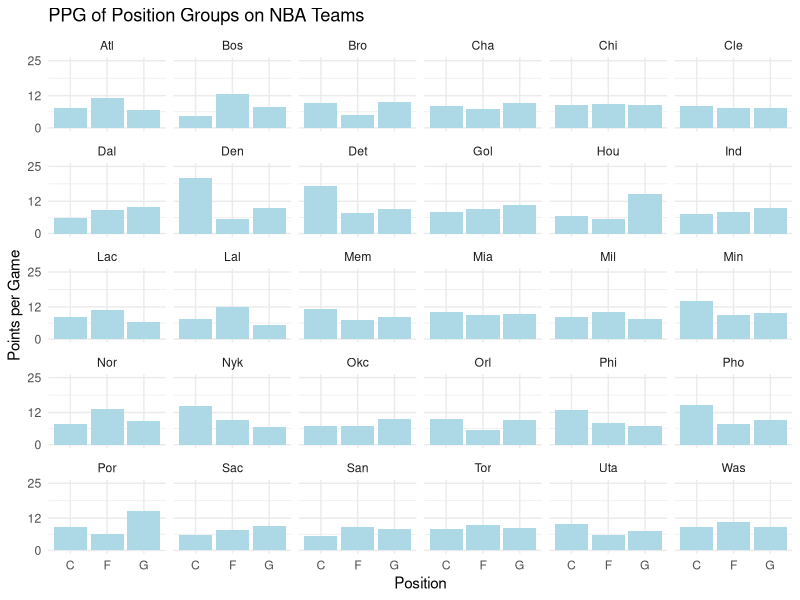
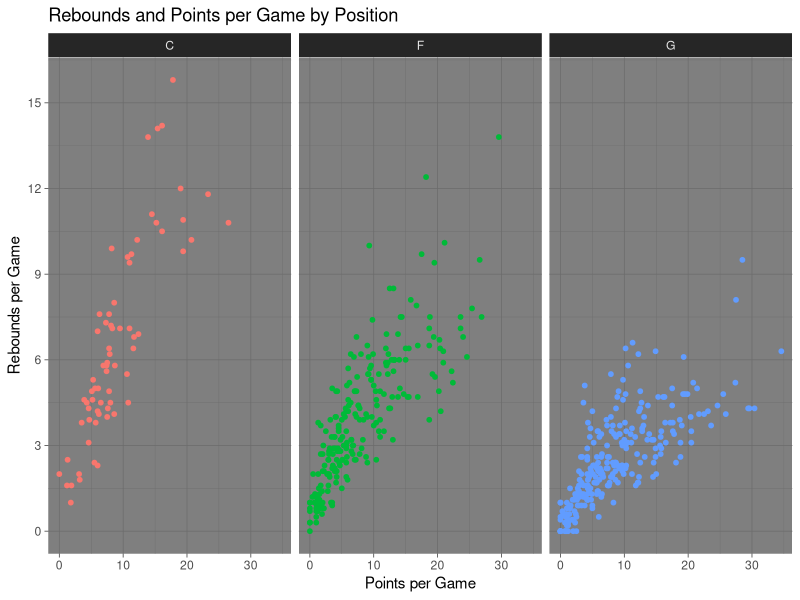
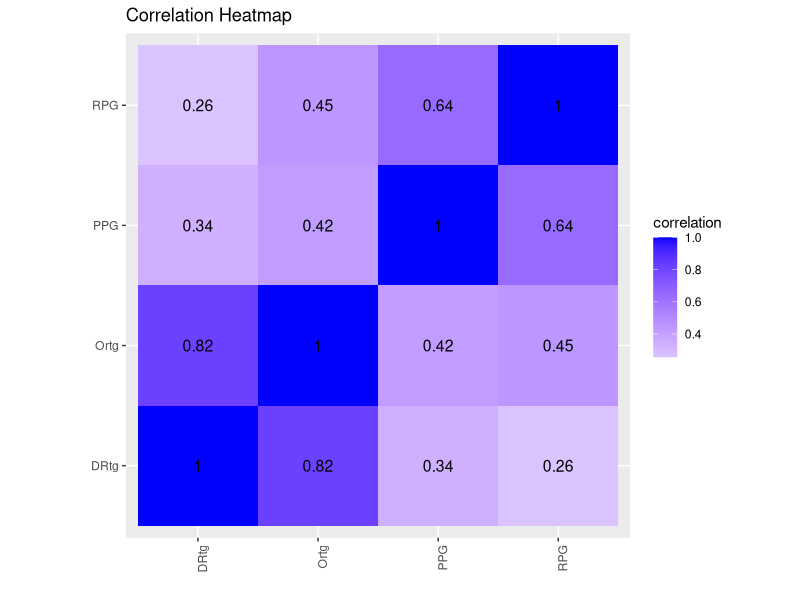
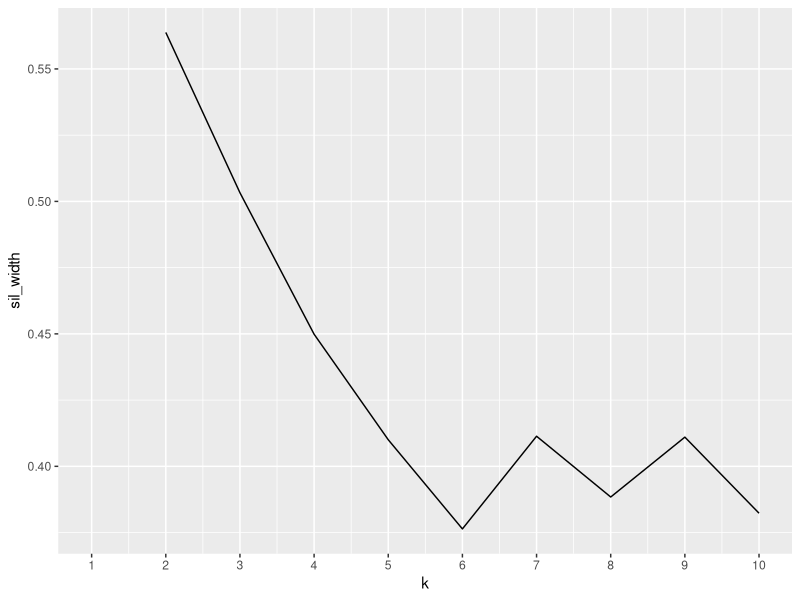
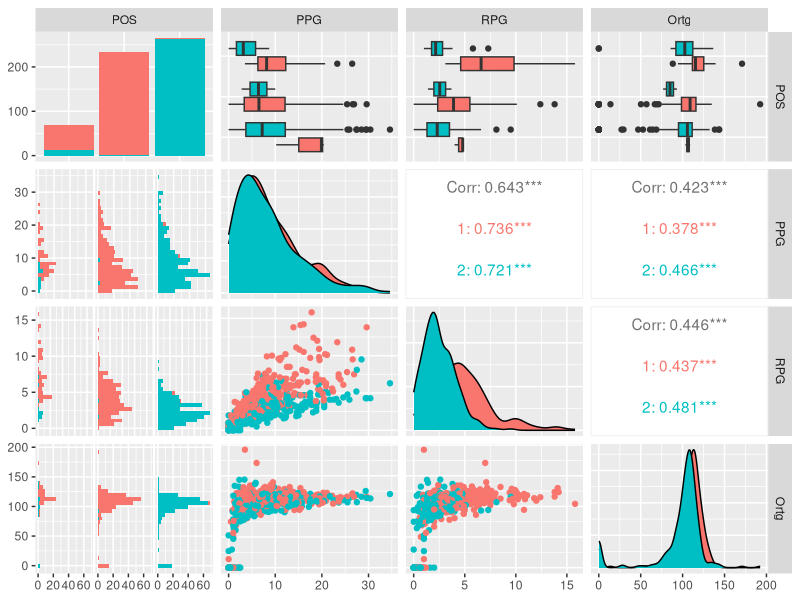

The R source for these figures, in order:
## ---- chunk 1
knitr::opts_chunk$set(echo = TRUE, eval = TRUE, fig.align = "center", warning = F, message = F,
tidy=TRUE, tidy.opts=list(width.cutoff=60), R.options=list(max.print=100))
## ---- chunk 2
library(tidyverse)
NBAstats <- read.csv("NBAstats.csv")
NBAadvancedstats <- read.csv("NBAadvancedstats.csv")
NBAstats <- as.data.frame(NBAstats)
NBAadvancedstats <- as.data.frame(NBAadvancedstats)
glimpse(NBAstats)
glimpse(NBAadvancedstats)
## ---- chunk 3
Stats <- NBAstats %>% full_join(NBAadvancedstats)
Stats <- Stats %>% na.omit()
glimpse(Stats)
## ---- chunk 4
Stats %>% summarize(n_distinct(POS), n_distinct(TEAM))
## ---- chunk 5
Stats %>% mutate(PPGandRPG = PPG+RPG) %>% group_by(POS) %>%
  summarize(mean = mean(PPGandRPG), sd=sd(PPGandRPG))
## ---- chunk 6
Stats %>% summarize(median(PPG))
Stats %>% filter(DRtg > median(DRtg)) %>% summarize(median(PPG))
## ---- chunk 7
Stats %>% group_by(POS,TEAM) %>% summarize(Rebounds = median(RPG)) %>% 
  arrange(-Rebounds)
Stats %>% group_by(POS,TEAM) %>% summarize(Points = median(PPG)) %>% 
  arrange(-Points)
Stats %>% group_by(POS,TEAM) %>% summarize(Offensive.Rating = median(Ortg)) %>% 
  arrange(-Offensive.Rating)
Stats %>% group_by(POS,TEAM) %>% summarize(Defensive.Rating = median(DRtg)) %>% 
  arrange(-Defensive.Rating)
## ---- chunk 8
Stats %>% group_by(POS) %>% summarize(mean(Ortg), mean(DRtg))
## ---- chunk 9
Stats %>% select_if(is.numeric) %>% cor()
## ---- chunk 10
Stats %>% group_by(POS,TEAM) %>% summarize(PPG = mean(PPG)) %>%
  ggplot(aes(POS, PPG)) + geom_bar(fill = "Light Blue", stat = "summary", fun.y= "mean") +
  facet_wrap(~TEAM) +
  scale_y_continuous(limits = c(0,25), breaks = c(0,12, 25)) +
  ggtitle("PPG of Position Groups on NBA Teams") +
  theme_minimal() + xlab("Position") + ylab("Points per Game")
## ---- chunk 11
Stats %>% ggplot(aes(PPG, RPG, color = POS)) + geom_point(size=1.3) +
  theme_dark() + ggtitle("Rebounds and Points per Game by Position") + facet_wrap(~POS) +
  theme(legend.position = "none") + xlab("Points per Game") + ylab("Rebounds per Game") +
  scale_y_continuous(breaks = c(0,3,6,9,12,15))
## ---- chunk 12
Stats %>% select_if(is.numeric) %>% cor()%>%as.data.frame%>%
  rownames_to_column%>%
  pivot_longer(-1,names_to="name",values_to="correlation")%>%
  ggplot(aes(rowname,name,fill=correlation))+
geom_tile()+
scale_fill_gradient2(low="red",mid="white",high="blue")+ 
geom_text(aes(label=round(correlation,2)),color = "black", size = 4)+ 
theme(axis.text.x = element_text(angle = 90, hjust = 1))+ 
coord_fixed() + xlab("") + ylab("") + ggtitle("Correlation Heatmap")
## ---- chunk 13
library(cluster)
library(GGally)
sil_width<-vector()
for(i in 2:10){
  pam_fit <- Stats%>%pam(i)
  sil_width[i] <- pam_fit$silinfo$avg.width
}
ggplot()+geom_line(aes(x=1:10,y=sil_width))+scale_x_continuous(name="k",breaks=1:10)
Statsclust <- Stats %>%mutate_if(is.character,as.factor) %>% daisy(metric = "gower") %>%
  pam(k=2, diss=T)
Stats %>% mutate(cluster = as.factor(Statsclust$clustering)) %>% 
  ggpairs(columns=c(3:6), aes(color=cluster))
Statsclust$silinfo$avg.width
Statsclust$silinfo$clus.avg.widths

